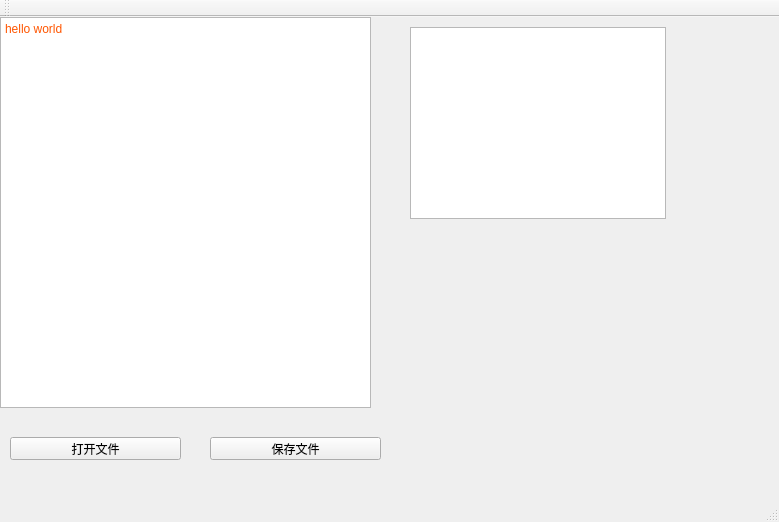
<?xml version="1.0" encoding="UTF-8"?>
<ui version="4.0">
 <class>FileText</class>
 <widget class="QMainWindow" name="FileText">
  <property name="geometry">
   <rect>
    <x>0</x>
    <y>0</y>
    <width>779</width>
    <height>522</height>
   </rect>
  </property>
  <property name="windowTitle">
   <string>FileText</string>
  </property>
  <widget class="QWidget" name="centralWidget">
   <widget class="QTextEdit" name="textEdit">
    <property name="geometry">
     <rect>
      <x>0</x>
      <y>0</y>
      <width>371</width>
      <height>391</height>
     </rect>
    </property>
    <property name="html">
     <string>&lt;!DOCTYPE HTML PUBLIC &quot;-//W3C//DTD HTML 4.0//EN&quot; &quot;http://www.w3.org/TR/REC-html40/strict.dtd&quot;&gt;
&lt;html&gt;&lt;head&gt;&lt;meta name=&quot;qrichtext&quot; content=&quot;1&quot; /&gt;&lt;style type=&quot;text/css&quot;&gt;
p, li { white-space: pre-wrap; }
&lt;/style&gt;&lt;/head&gt;&lt;body style=&quot; font-family:'SimSun'; font-size:9pt; font-weight:400; font-style:normal;&quot;&gt;
&lt;p style=&quot; margin-top:0px; margin-bottom:0px; margin-left:0px; margin-right:0px; -qt-block-indent:0; text-indent:0px;&quot;&gt;&lt;span style=&quot; color:#ff5500;&quot;&gt;hello world&lt;/span&gt;&lt;/p&gt;&lt;/body&gt;&lt;/html&gt;</string>
    </property>
   </widget>
   <widget class="QPushButton" name="openBt">
    <property name="geometry">
     <rect>
      <x>10</x>
      <y>420</y>
      <width>171</width>
      <height>23</height>
     </rect>
    </property>
    <property name="text">
     <string>打开文件</string>
    </property>
   </widget>
   <widget class="QPushButton" name="saveBt">
    <property name="geometry">
     <rect>
      <x>210</x>
      <y>420</y>
      <width>171</width>
      <height>23</height>
     </rect>
    </property>
    <property name="text">
     <string>保存文件</string>
    </property>
   </widget>
   <widget class="QListWidget" name="listWidget">
    <property name="geometry">
     <rect>
      <x>410</x>
      <y>10</y>
      <width>256</width>
      <height>192</height>
     </rect>
    </property>
   </widget>
  </widget>
  <widget class="QMenuBar" name="menuBar">
   <property name="geometry">
    <rect>
     <x>0</x>
     <y>0</y>
     <width>779</width>
     <height>23</height>
    </rect>
   </property>
  </widget>
  <widget class="QToolBar" name="mainToolBar">
   <attribute name="toolBarArea">
    <enum>TopToolBarArea</enum>
   </attribute>
   <attribute name="toolBarBreak">
    <bool>false</bool>
   </attribute>
  </widget>
  <widget class="QStatusBar" name="statusBar"/>
 </widget>
 <layoutdefault spacing="6" margin="11"/>
 <resources/>
 <connections/>
</ui>
